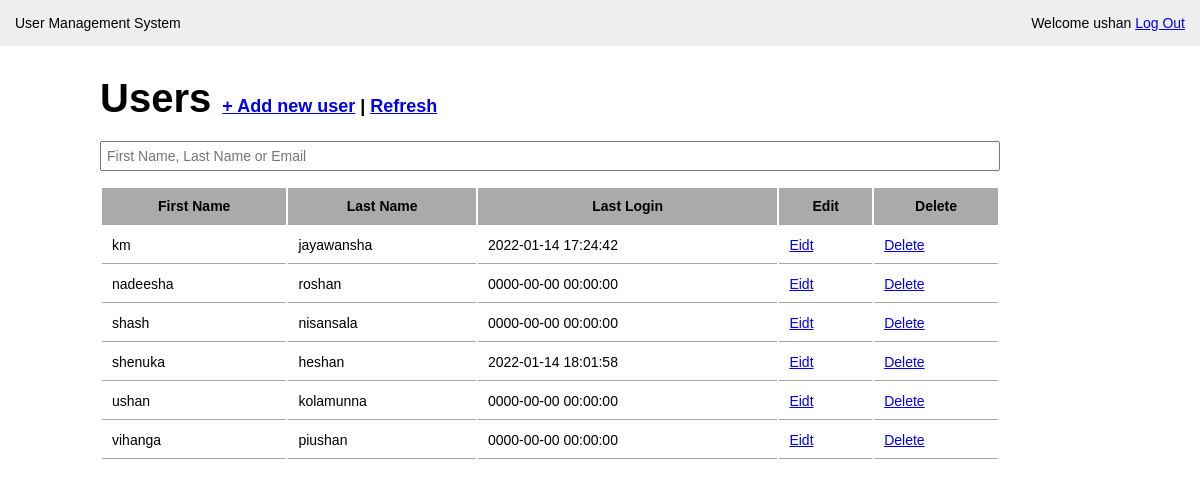
Page /users.php (signed in) on the committed database.
### tables this page shows
CREATE TABLE `user` (
  `id` int(11) NOT NULL,
  `first_name` varchar(50) NOT NULL,
  `last_name` varchar(100) NOT NULL,
  `email` varchar(100) NOT NULL,
  `password` varchar(40) NOT NULL,
  `last_login` datetime NOT NULL,
  `is_deleted` tinyint(1) NOT NULL
);

### users.php (the view, shortened to what this page needs)
<?php require_once('includes/connection.php'); ?>
<?php
	$user_list = '';
	$search ='';
	if (isset($_GET['search'])) {
		$search = mysqli_real_escape_string($connection, $_GET['search']);
		$query = "SELECT * FROM user WHERE (first_name LIKE '%{$search}%' OR last_name LIKE '%{$search}%' OR email LIKE '%{$search}%') AND is_deleted=0 ORDER BY first_name";
	}else{
		$query = "SELECT * FROM user WHERE is_deleted=0 ORDER BY first_name";
	}
	$users = mysqli_query($connection, $query);
		while ($user = mysqli_fetch_assoc($users)) {
			$user_list .= "<tr>";
			$user_list .= "<td>{$user['first_name']}</td>";
			$user_list .= "<td>{$user['last_name']}</td>";
			$user_list .= "<td>{$user['last_login']}</td>";
			$user_list .= "<td><a href=\"modify-user.php?user_id={$user['id']}\">Eidt</a></td>";
			$user_list .= "<td><a href=\"delete-user.php?user_id={$user['id']}\"
			onclick=\"return confirm('Are you sure?');\">Delete</a></td>";
			$user_list .= "</tr>";
		}
 ?>
<!DOCTYPE html>
<html>
<head>
	<link rel="stylesheet" type="text/css" href="css/main.css">
</head>
<body>
	<header>
		<div class="appname">User Management System</div>
		<div class="loggedin">Welcome <?php echo $_SESSION['first_name']; ?> <a href="logout.php">Log Out</a> </div>
	</header>
	<main>
		<h1>Users <span> <a href="add-user.php">+ Add new user</a> | <a href="users.php">Refresh</a></span></h1>
		<div class="search">
			<form action="users.php" method="get">
				<p>
					<input type="text" name="search" id="" placeholder="First Name, Last Name or Email" value="<?php echo $search; ?>" autofocus required>
				</p>
			</form>
		</div>
		<table class="masterlist">
			<tr>
				<th>First Name</th>
				<th>Last Name</th>
				<th>Last Login</th>
				<th>Edit</th>
				<th>Delete</th>
			</tr>
			<?php echo $user_list; ?>
		</table>
	</main>
</body>
</html>

### css/main.css (style rules this page uses)
* { margin: 0; }
body { font-family: Arial,"Helvetica Neue", Helvetica, sans-serif; font-size: 14px; }
p { margin-bottom: 15px; }
input { display: block; width: 100%; padding: 5px; -webkit-box-sizing: border-box; -moz-box-sizing: border-box; box-sizing: border-box; font-size: 14px; }
header { background: #eee; overflow: auto; padding: 15px; }
.appname { float: left; }
.loggedin { float: right; }
main { width: 1000px; margin: 30px auto; }
main h1 { margin-bottom: 20px; font-size: 40px; }
main h1 span { font-size: 18px; }
table.masterlist { width: 90%; }
div.search { width: 90%; }
table.masterlist th { background: #aaa; }
table.masterlist th, table.masterlist td { padding: 10px; border-bottom: 1px solid #aaa; }

### rows in the picture
user: first_name "km", last_name "jayawansha", last_login "2022-01-14 17:24:42"
user: first_name "nadeesha", last_name "roshan", last_login "0000-00-00 00:00:00"
user: first_name "shash", last_name "nisansala", last_login "0000-00-00 00:00:00"
user: first_name "shenuka", last_name "heshan", last_login "2022-01-14 18:01:58"
user: first_name "ushan", last_name "kolamunna", last_login "0000-00-00 00:00:00"
user: first_name "vihanga", last_name "piushan", last_login "0000-00-00 00:00:00"

### other values in the picture
$_SESSION['first_name'] "ushan"
